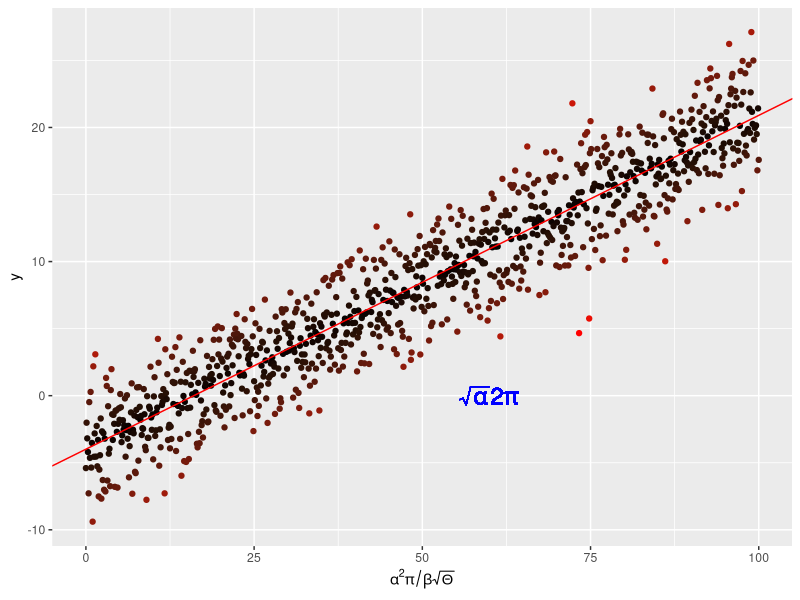

The R script that drew this image:
## Author: Jooyoung Ser
# Script: plotLin.R
# Description: This script plots linear regression 
# Date: November 2022

#loading packages
library(ggplot2)

x <- seq(0, 100, by = 0.1)
y <- -4. + 0.25 * x +
  rnorm(length(x), mean = 0., sd = 2.5)

# and put them in a dataframe
my_data <- data.frame(x = x, y = y)

# perform a linear regression
my_lm <- summary(lm(y ~ x, data = my_data))

# plot the data
p <-  ggplot(my_data, aes(x = x, y = y,
                          colour = abs(my_lm$residual))
) +
  geom_point() +
  scale_colour_gradient(low = "black", high = "red") +
  theme(legend.position = "none") +
  scale_x_continuous(
    expression(alpha^2 * pi / beta * sqrt(Theta)))

# add the regression line
p <- p + geom_abline(
  intercept = my_lm$coefficients[1][1],
  slope = my_lm$coefficients[2][1],
  colour = "red")
# throw some math on the plot
p <- p + geom_text(aes(x = 60, y = 0,
                       label = "sqrt(alpha) * 2* pi"), 
                   parse = TRUE, size = 6, 
                   colour = "blue")

pdf("../results/MyLinReg.pdf")
print(p)
dev.off()